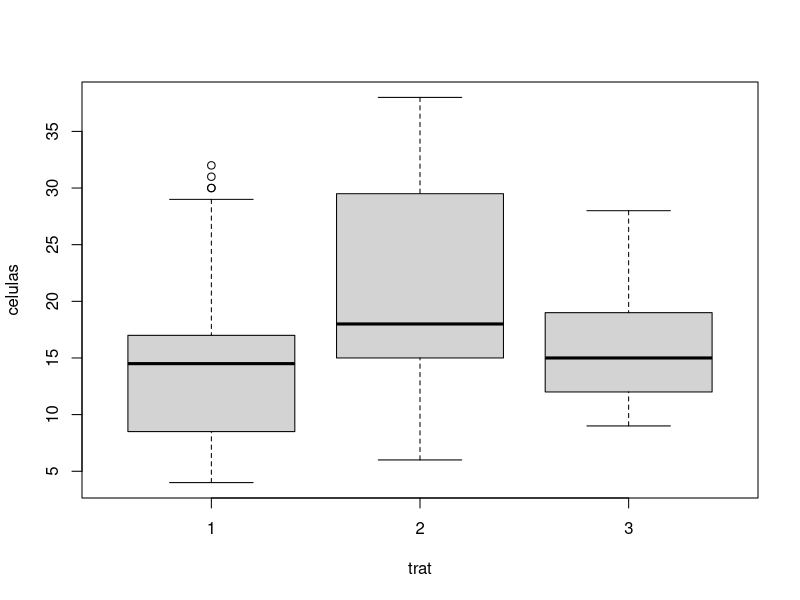

Reproduce this figure in R.
#DISEÑO ALEATORIZADO
#Caso: Vamos a considerar un experimento en el que 30 ratones tuvieron una condición de leucemia inducida y 
#fueron aleatorizados en tres grupos de 10 animales. Cada grupo fue tratado con uma droga quimioterápica y 
#cada animal fue observado en cuatro  ocasiones. Las siguientes variables fueron observadas:

#Celulas: número de colonias de células cancerosas

#wbc: número de células blancas

#rbc: número de células rojas

#OBJETIVO: Afectan los tratamientos a la enfermedad

#Diseño de experimentos: debe hacer una variable que uno controla y como afecta a otra variable

#ESTUDIAR: entender que es un variables en estadisticas y como se analizan y que modelos se utilizan

#como cargar datos txt en R- usar import databaset o por codigos


#como trabaja el codigo: Aquí, se está utilizando la función read.table() para cargar los datos 
#desde el archivo "datoscel.txt". El argumento header=TRUE indica que la primera fila del archivo contiene 
#los nombres de las columnas, y quote="\"" especifica que las comillas dobles se deben tratar como parte de los datos.
datoscel <- read.table("datoscel.txt", header=TRUE, quote="\"")



#ver datos en otra ventana: View(datoscel)

#separar datos en vectores y poder trabajar en ellas


#Al adjuntar los datos al espacio de trabajo, puedes referenciar las columnas directamente por 
#su nombre sin tener que usar el nombre del objeto (datoscel$...). Esto facilita la escritura del código, pero puede 
#llevar a confusiones si hay nombres de columnas que coinciden con nombres de variables existentes en el espacio de trabajo.
attach(datoscel) #importante colocar esto para trabajar con los datos !!!!!!



#tratamientos es un variable categorica o cualitativa
#variable de celulas es la variable de respuesta debe ser cuantitativa
#siempre un analisis de forma descriptiva

#EStudiar histogramas, graficos de barra

#histograma de la variable de celulas para analizar un sola variable
#hist(celulas) #no sirve para el analisis
#graficos de tortas
#pie(celulas)

#pero tambien existen formas de analizar dos variables para saber si los tratamientos sirven
#graficos de boxplot util para esta caso

#guardar como imagen ir a Export y guardar como imagen y puedes modificar su tamaño


#Aquí, se utiliza la función boxplot() para crear un diagrama de caja que compara la 
#distribución de los datos de la columna 'celulas' en función de los diferentes niveles de la columna 'trat'. 
#La expresión celulas ~ trat indica que queremos comparar los valores de 'celulas' para cada nivel único de 'trat'. 
#Esto nos permite visualizar 
#fácilmente cualquier diferencia en la distribución de las células para cada tratamiento.

boxplot(celulas ~ trat) #celulas vs trat, tratamiento 2 no recomendable por que tiene mas celulas cancerigenas
#pero el tratamiento 1 es mas recomendable menos celulas cancerigenas
#la mediana es la raya negra indica el 50% de los datos y los puntos significa los datos atipicos

#ver estadistica inferencial- intervalos de confianza y pruebas de hipotesis
#Estudiar LaTeX




